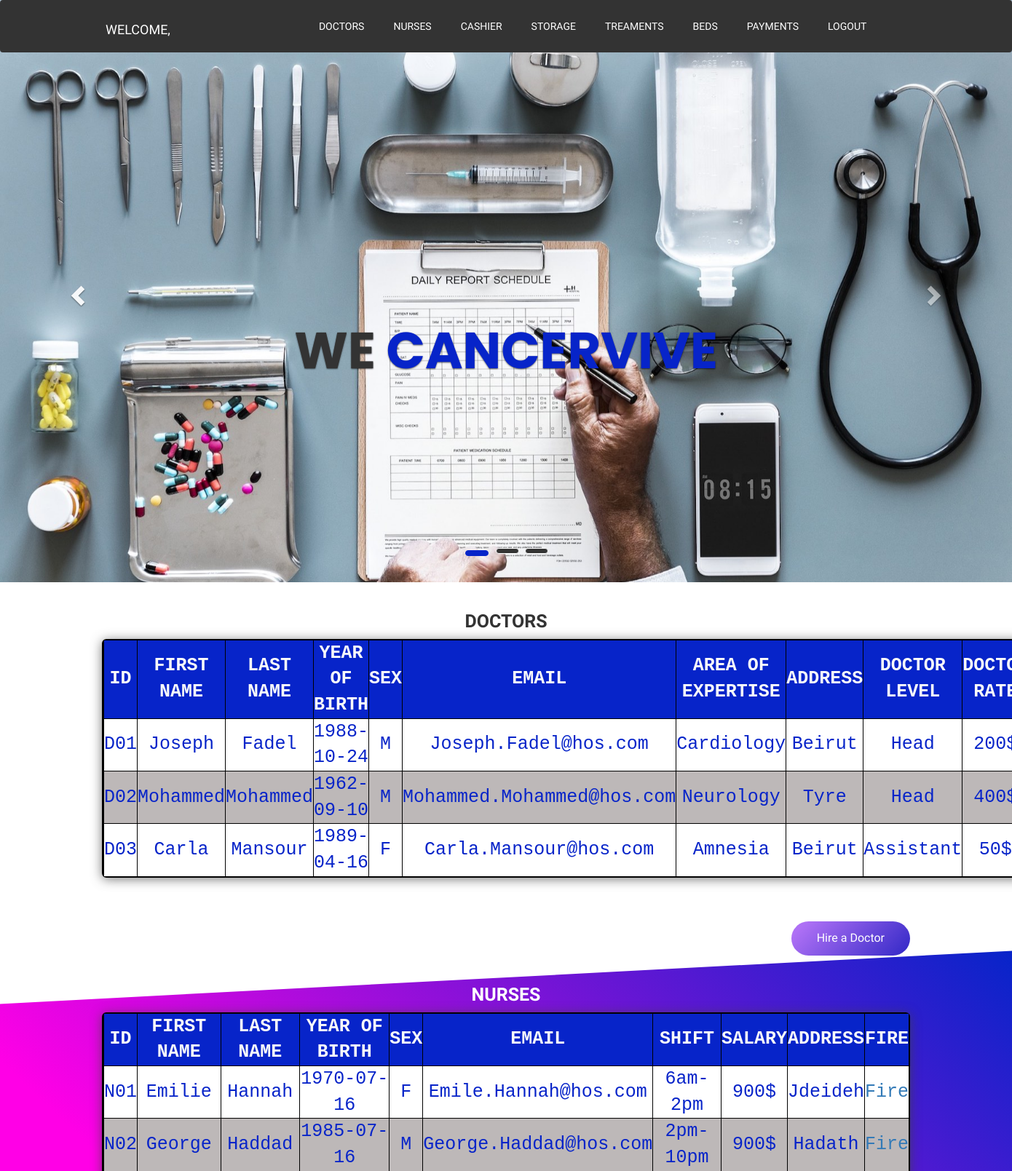
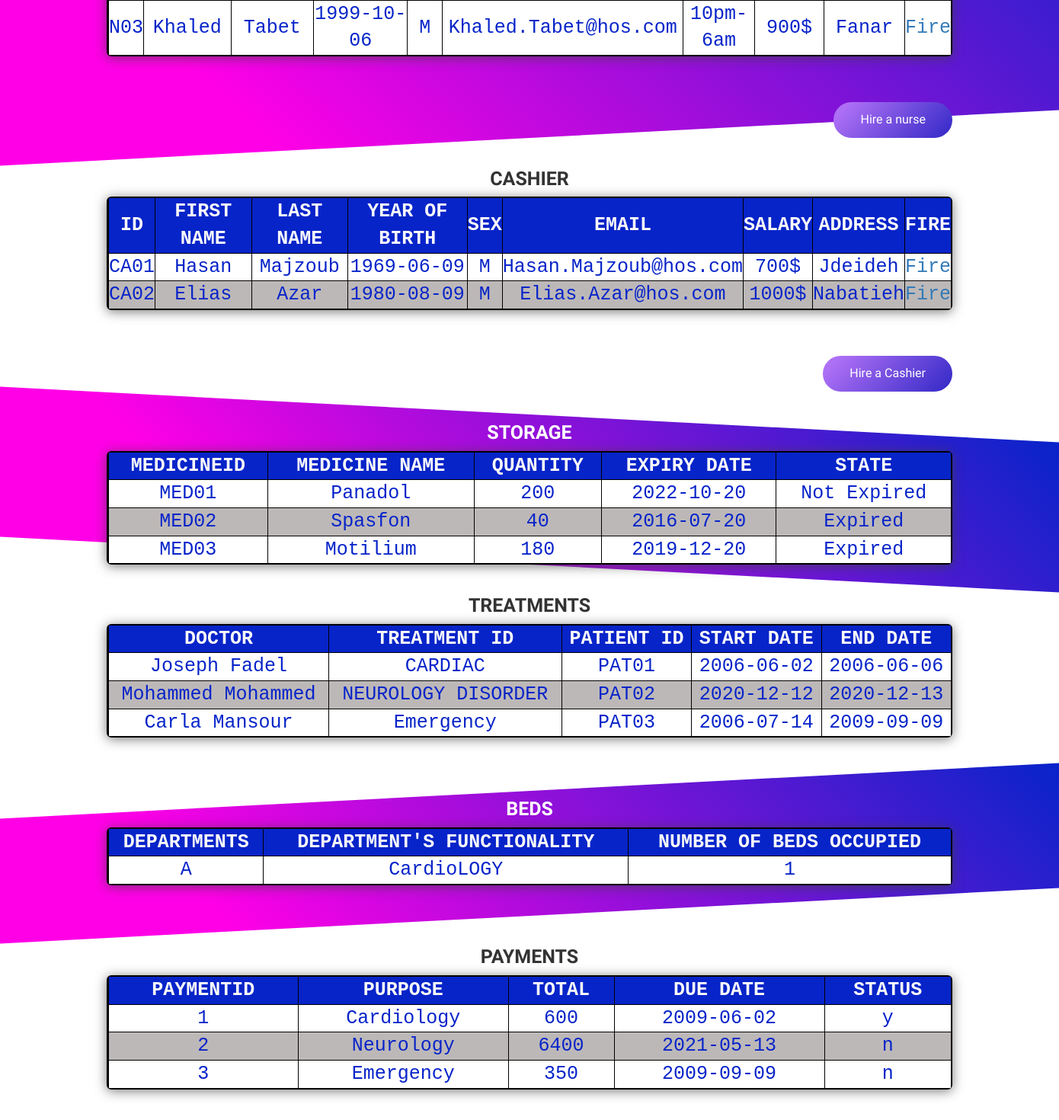
Screenshot of /manager2.php with the database file from the repository (2 pictures, top to bottom).
### tables this page shows
CREATE TABLE IF NOT EXISTS  DOCTOR
(
 docID VARCHAR(100) NOT NULL, CHECK (docID LIKE 'D%'),
 fname VARCHAR(20) NOT NULL, 
 lname VARCHAR(20) NOT NULL,
 password VARCHAR(20)NOT NULL DEFAULT 'asd',
 yearOfBirth DATE,  
 sex CHAR(1) DEFAULT 'F', CHECK (sex IN ('M','F','m','f')),
 email VARCHAR(400), CHECK( email LIKE '%@hos.com'),
 address VARCHAR(200),
 level_doc VARCHAR(50) DEFAULT 'ASSISTANT', CHECK( level_doc IN ('HEAD','ASSISTANT')),
 doctor_rate INT, CHECK ( (doctor_rate > 1) AND (doctor_rate <1000)),
 area_of_expertise VARCHAR(10), 

 PRIMARY KEY (docID)
);

CREATE TABLE IF NOT EXISTS  NURSE
(
 nurseID VARCHAR(3) NOT NULL, CHECK(nurseID LIKE 'N%'),
 fname VARCHAR(20) NOT NULL, 
 lname VARCHAR(20) NOT NULL,
 password VARCHAR(20)NOT NULL DEFAULT 'asd',
 yearOfBirth DATE, 
 sex CHAR(1) DEFAULT 'F', CHECK (sex IN ('M','F','m','f')),
 email VARCHAR(400), CHECK( email LIKE '%@hos.com'),
 salary INT, CHECK( salary <= 1000000),
shift VARCHAR(8), CHECK(shift IN ('6am-2pm','2pm-10pm','10pm-6am')),
 address VARCHAR(200),

 
 PRIMARY KEY (nurseID)
);

CREATE TABLE IF NOT EXISTS CASHIER
(
 cashierID VARCHAR(100) NOT NULL, CHECK (cashierID LIKE 'CA%'),
 fname VARCHAR(20) NOT NULL, 
 lname VARCHAR(20) NOT NULL,
 password VARCHAR(20)NOT NULL DEFAULT 'asd',
 yearOfBirth DATE,  
 sex CHAR(1) DEFAULT 'F', CHECK (sex IN ('M','F','m','f')),
 email VARCHAR(400), CHECK( email LIKE '%@hos.com'),
 salary INT, CHECK( salary <= 1000000),
 address VARCHAR(200),
 
 PRIMARY KEY(cashierID)
);

CREATE TABLE IF NOT EXISTS MEDICINE
(
medicineID VARCHAR(100) NOT NULL, CHECK (medicineID LIKE 'ME%'),
medicineName VARCHAR(20) NOT NULL,
quantity INT DEFAULT 10, CHECK (quantity <=1000),
expiryDate DATE,  

storageID VARCHAR(3), 
CONSTRAINT fk_storage FOREIGN KEY (storageID) REFERENCES STORAGE(storageID),

PRIMARY KEY (medicineID)
);

CREATE TABLE IF NOT EXISTS PROVIDES
(
startDate DATE,
endDate DATE, CHECK (endDate >= startDate),

docID VARCHAR(100),
CONSTRAINT fk_doc1 FOREIGN KEY (docID) REFERENCES DOCTOR(docID),

treatmentID VARCHAR(100),
CONSTRAINT fk_treatment FOREIGN KEY (treatmentID) REFERENCES TREATMENT(treatmentID),

patientID VARCHAR(100),
CONSTRAINT fk_patient FOREIGN KEY (patientID) REFERENCES PATIENT(patientID),

PRIMARY KEY(docID,treatmentID,patientID,startDate)

);

CREATE TABLE IF NOT EXISTS TREATMENT
(
treatmentID VARCHAR(4) NOT NULL, CHECK(treatmentID LIKE 'T%'),
name VARCHAR(100)NOT NULL,
duration DECIMAL(5,1),  
price DECIMAL(5,1),

PRIMARY KEY (treatmentID)

);

CREATE TABLE IF NOT EXISTS PAYMENT
(
paymentID int NOT NULL AUTO_INCREMENT,
purpose VARCHAR(100),
total DECIMAL(5,2) ,
datePaid DATE,
processed VARCHAR(1), CHECK( processed IN ('Y','y','n','N')),

PRIMARY KEY (paymentID),

docID VARCHAR(100),
CONSTRAINT fk_doctor3 FOREIGN KEY (docID) REFERENCES DOCTOR(docID),
treatmentID VARCHAR(100),
CONSTRAINT fk_treatment2 FOREIGN KEY (treatmentID) REFERENCES TREATMENT(treatmentID)

);

### manager2.php (the view, shortened to what this page needs)
<?php
include "config.php";
$id=$_SESSION['managerID'];
?>
<!doctype html>
<html lang="en">
<head>
  <link rel="stylesheet" href="https://maxcdn.bootstrapcdn.com/bootstrap/4.0.0/css/bootstrap.min.css"
>
  <link href="https://cdnjs.cloudflare.com/ajax/libs/twitter-bootstrap/3.3.7/css/bootstrap.min.css" rel="stylesheet">
  <link href="https://cdnjs.cloudflare.com/ajax/libs/animate.css/3.6.2/animate.min.css" rel="stylesheet">
  <link href="https://s3-us-west-2.amazonaws.com/s.cdpn.io/78060/animate.min.css" rel="stylesheet" type="text/css">
  <link href="https://cdnjs.cloudflare.com/ajax/libs/baguettebox.js/1.10.0/baguetteBox.min.css" rel="stylesheet">
  <link rel="stylesheet" href="animate.css">
  <link rel="stylesheet" href="manager2.css">
</head>
<body>
  <header>
    <nav class="navbar navbar-expand-lg navbar-dark navbar-custom fixed-top" id="mainNav">
      <div class="container">
        <a class="navbar-brand js-scroll-trigger" style="background-color: #333 !important;" href="#page-top">
          <span class="logo" style="margin-right:10vw; text-transform: uppercase; font-size:;">WELCOME, <?php
          $result = mysqli_query($con,"select fname, lname from manager where managerID='".$id."'");
          while($row = $result->fetch_assoc()) {
            echo  $row["fname"]." " .$row["lname"] ;
            };?></span>
        </a>
        <div class="collapse navbar-collapse" id="navbarResponsive">
          <ul class="navbar-nav text-uppercase ml-auto">
            <li class="nav-item">
              <a class="nav-link js-scroll-trigger" href="#Doctors">Doctors</a>
            </li>
            <li class="nav-item">
              <a class="nav-link js-scroll-trigger" href="#Nurses">Nurses</a>
            </li>
            <li class="nav-item">
              <a class="nav-link js-scroll-trigger" href="#Cashier">Cashier</a>
            </li>
            <li class="nav-item">
              <a class="nav-link js-scroll-trigger" href="#Storage">Storage</a>
            </li>
            <li class="nav-item">
              <a class="nav-link js-scroll-trigger" href="#Treatments">Treaments</a>
            </li>
            <li class="nav-item">
              <a class="nav-link js-scroll-trigger" href="#Beds">Beds</a>
            </li>
            <li class="nav-item">
              <a class="nav-link js-scroll-trigger" href="#payments">Payments</a>
            </li>
            <li class="nav-item">
              <a class="nav-link js-scroll-trigger"  href="index.php">Logout</a>
            </li>
          </ul>
        </div>
      </div>
    </nav>
    <section id="home">
      <div id="carousel-example-generic" class="carousel slide" data-ride="carousel">
        <ol class="carousel-indicators">
          <li data-target="#carousel-example-generic" data-slide-to="0" class="active"></li>
          <li data-target="#carousel-example-generic" data-slide-to="1"></li>
          <li data-target="#carousel-example-generic" data-slide-to="2"></li>
        </ol>
        <div class="carousel-inner" role="listbox">
          <div class="item active">
            <div class="banner" style="background-image: url(img/manager.jpg);"></div>
            <div class="carousel-caption">
              <h2 class="animated bounceInRight" style="animation-delay: 1s">We <span>CANCERVIVE</span></h2>
            </div>
          </div>
        </div>
        <a class="left carousel-control" href="#carousel-example-generic" role="button" data-slide="prev">
          <span class="glyphicon glyphicon-chevron-left" aria-hidden="true"></span>
        </a>
        <a class="right carousel-control" href="#carousel-example-generic" role="button" data-slide="next">
          <span class="glyphicon glyphicon-chevron-right" aria-hidden="true"></span>
        </a>
      </div>
    </section>
  </header>
  <section class="mt-5 page-section " id="Doctors">
    <div class="container">
      <div class="text-center">
        <h2 class="section-heading text-uppercase font-weight-bold">Doctors</h2>
      </div>
                <div class="wrapper wow slideInRight" data-wow-duration="1s" style=" overflow: scroll;
    overflow: auto;">
                        <table>
            <tr>
            <th>ID</th>
            <th>First Name</th>
            <th>Last Name</th>
            <th>Year Of Birth</th>
            <th>Sex</th>
            <th>Email</th>
            <th>Area Of expertise</th>
            <th>Address</th>
            <th>Doctor Level</th>
            <th>Doctor Rate</th>
            </tr>
            <?php
            $sql = "SELECT*FROM doctor";
            $result = $con->query($sql);
            while($row = $result->fetch_assoc()) {
            echo "<tr><td>" . $row["docID"]. "</td><td>" . $row["fname"]. "</td><td>" . $row["lname"] .  "</td><td>" . $row["yearOfBirth"]. "</td><td>" . $row["sex"]. "</td><td>" . $row["email"] .  "</td><td>" .$row["area_of_expertise"]. "</td><td>" . $row["address"]. "</td><td>" . $row["level_doc"] . "</td><td>" . $row["doctor_rate"]."$". "</td>";?>
            <td><a href="deletedoctor.php?docID=<?php echo $row['docID']; ?>">Fire</a></td></tr><?php
            }
            ?>
            </table>
            <form action="manager2.php" method="post">
				<br><br>
				<br>
				<button class="hire" type="submit" name="hiredoctor">Hire a Doctor</button>
			</form>
    </div>
  </section>
    <section class="mt-5 page-section" id="Nurses" style="background-image: linear-gradient(
-315deg, #ff00e6 20%, #0724c9); transform:skewY(-3deg); ">
    <div class="container" style="transform:skewY(3deg); ">
                <div class="text-center" >
                    <h2 class="section-heading text-uppercase font-weight-bold " style="color:white !important;" >Nurses</h2>
                </div>
                <div class="wrapper wow slideInLeft" data-wow-duration="1s" style=" overflow: scroll;
                    overflow: auto;">
                        <table >
            <tr>
            <th>ID</th>
            <th>First Name</th>
            <th>Last Name</th>
            <th>Year Of Birth</th>
            <th>Sex</th>
            <th>Email</th>
            <th>Shift</th>
            <th>Salary</th>
            <th>Address</th>
            <th>Fire</th>
            </tr>
            <?php
            $sql = "SELECT *FROM nurse ";
            $result = $con->query($sql);
            while($row = $result->fetch_assoc()) {
              echo "<tr><td>" . $row["nurseID"]. "</td><td>" . $row["fname"]. "</td><td>" . $row["lname"] .  "</td><td>" . $row["yearOfBirth"]. "</td><td>" . $row["sex"]. "</td><td>" . $row["email"] .  "</td><td>" .$row["shift"]. "</td><td>" . $row["salary"] . "$". "</td><td>" . $row["address"]. "</td>";?>
              <td><a href="deletenurse.php?id=<?php echo $row['nurseID']; ?>">Fire</a></td></tr><?php
              }
            ?>
            </table>
            <form action="manager2.php" method="post">
				<br><br>
				<br>
				<button class="hire" type="submit" name="hirenurse">Hire a nurse</button>
			</form>
        </div>
        </div>
                </section>
  <section class="mt-5 page-section" id="Cashier" >
    <div class="container" >
                <div class="text-center" >
                    <h2 class="section-heading text-uppercase font-weight-bold"   >Cashier</h2>
                </div>
                <div class="wrapper wow slideInRight" data-wow-duration="1s" style=" overflow: scroll;
                    overflow: auto;">
                        <table >
                        <tr>
            <th>ID</th>
            <th>First Name</th>
            <th>Last Name</th>
            <th>Year Of Birth</th>
            <th>Sex</th>
            <th>Email</th>
            <th>Salary</th>
            <th>Address</th>
            <th>Fire</th>
            </tr>
            <?php
            $sql = "SELECT * FROM cashier";
            $result = $con->query($sql);
            while($row = $result->fetch_assoc()) {
              echo "<tr><td>" . $row["cashierID"]. "</td><td>" . $row["fname"]. "</td><td>" . $row["lname"] .  "</td><td>" . $row["yearOfBirth"]. "</td><td>" . $row["sex"]. "</td><td>" . $row["email"] .  "</td><td>". $row["salary"] . "$". "</td><td>" . $row["address"]. "</td>";?>
              <td><a href="deletecashier.php?id=<?php echo $row['cashierID']; ?>">Fire</a></td></tr><?php
              }
              ?>
            </table>
            <form action="manager2.php" method="post">
				<br><br>
				<br>
				<button class="hire" type="submit" name="hirecashier">Hire a Cashier</button>
			</form>
        </div>
        </div>
                </section>
     <section class="mt-5 page-section " id="Storage" style="background-image: linear-gradient(
-315deg, #ff00e6 20%, #0724c9); transform:skewY(3deg);z-index:-1;">
    <div class="container" style="transform:skewY(-3deg);">
                <div class="text-center" >
                    <h2 class="section-heading text-uppercase font-weight-bold" style="color:white !important;" >Storage</h2>
                </div>
                <div class="wrapper wow slideInLeft" data-wow-duration="1s" style=" overflow: scroll;
                    overflow: auto;">
                        <table >
            <tr>
            <th>MedicineID</th>
            <th>Medicine Name</th>
            <th>Quantity</th>
            <th>Expiry Date</th>
            <th>State</th>
            </tr>
            <?php
            $sql = "SELECT * FROM MEDICINE ";
            $result = $con->query($sql);
            $mysqltime = date('Y-m-d');
            while($row = $result->fetch_assoc()) {
            echo "<tr><td>" . $row["medicineID"]. "</td><td>" . $row["medicineName"]. "</td><td>" . $row["quantity"] . "</td><td>" . $row["expiryDate"] . "</td>";
                if ($mysqltime<$row["expiryDate"]){
                  echo   "<td>" . "Not Expired" . "</td></tr>";
                }else{
                    echo   "<td>" . "Expired" . "</td></tr>";
                }
            }
            ?>
            </table>
        </div>
        </div>
                </section>
  <section class="mt-5 page-section" id="Treatments" >
    <div class="container" >
                <div class="text-center" >
                    <h2 class="section-heading text-uppercase font-weight-bold"  >Treatments</h2>
                </div>
                <div class="wrapper wow slideInRight" data-wow-duration="1s" style=" overflow: scroll;
                    overflow: auto;">
                        <table >
                        <tr>
            <th>Doctor</th>
            <th>Treatment ID</th>
            <th>Patient ID</th>
            <th>Start Date</th>
            <th>End Date</th>
            </tr>
            <?php
            $sql = "SELECT * FROM PROVIDES NATURAL JOIN DOCTOR NATURAL JOIN TREATMENT ";
            $result = $con->query($sql);
            while($row = $result->fetch_assoc()) {
              echo "<tr><td>" . $row["fname"]. " " . $row["lname"]. "</td><td>" . $row["name"] .  "</td><td>" . $row["patientID"]. "</td><td>" . $row["startDate"] .  "</td><td>". $row["endDate"] . "</td></tr>";
              }
              ?>
            </table>
        </div>
        </div>
                </section>
  <section class="mt-5 page-section " id="Beds" style="background-image: linear-gradient(
-315deg, #ff00e6 20%, #0724c9); transform:skewY(-3deg); ">
    <div class="container" style="transform:skewY(3deg); ">
                <div class="text-center" >
                    <h2 class="section-heading text-uppercase font-weight-bold" style="color:white !important;" >Beds</h2>
                </div>
                <div class="wrapper wow slideInLeft" data-wow-duration="1s" style=" overflow: scroll;
                    overflow: auto;">
                        <table >
            <tr>
            <th>Departments</th>
            <th>Department's Functionality</th>
            <th>Number of Beds Occupied</th>
            </tr>
            <?php
            $sql = "SELECT departmentID,depFunctionality,COUNT(bedID) FROM ROOM NATURAL JOIN BED NATURAL JOIN DEPARTMENT NATURAL JOIN OCCUPIES WHERE status='F' AND startDate<=CURRENT_DATE() AND endDate>=CURRENT_DATE() GROUP BY departmentID ";
            $result = $con->query($sql);
            while($row = $result->fetch_assoc()) {
              echo "<tr><td>" . $row["departmentID"]. "</td><td>" . $row["depFunctionality"]. "</td><td>" . $row["COUNT(bedID)"]."</td></tr>";
              }
            ?>
            </table>
      <br>
				<br>
        </div>
        </div>
                </section>
             <section class="mt-5 page-section w" id="payments" >
    <div class="container" >
                <div class="text-center" >
                    <h2 class="section-heading text-uppercase font-weight-bold "  >Payments</h2>
                </div>
                <div class="wrapper wow slideInRight" data-wow-duration="1s" style=" overflow: scroll;
                    overflow: auto;">
                            <table>
            <tr>
            <th>PaymentID</th>
            <th>Purpose</th>
            <th>Total</th>
            <th>Due Date</th>
            <th>Status</th>
            </tr>
            <?php
           $sql = "SELECT * FROM PAYMENT P NATURAL JOIN TREATMENT T NATURAL JOIN DOCTOR D WHERE P.docID=D.docID AND P.treatmentID=T.treatmentID  ";
            $result = $con->query($sql);
            while($row = $result->fetch_assoc()) {
            echo "<tr><td>" . $row["paymentID"]. "</td><td>" . $row["purpose"]. "</td><td>" . $row["price"]+$row["doctor_rate"] ."</td><td>" .  $row["datePaid"]."</td><td>" .  $row["processed"]. "</td></tr>";
            }
            ?>
            </table>
        </div>
        </div>
                </section>
</body>
</html>

### rows the page displays
doctor: docID "D01", fname "Joseph", lname "Fadel", yearOfBirth "1988-10-24", sex "M", email "Joseph.Fadel@hos.com", area_of_expertise "Cardiology", address "Beirut", level_doc "Head", doctor_rate "200"
doctor: docID "D02", fname "Mohammed", lname "Mohammed", yearOfBirth "1962-09-10", sex "M", email "Mohammed.Mohammed@hos.com", area_of_expertise "Neurology", address "Tyre", level_doc "Head", doctor_rate "400"
doctor: docID "D03", fname "Carla", lname "Mansour", yearOfBirth "1989-04-16", sex "F", email "Carla.Mansour@hos.com", area_of_expertise "Amnesia", address "Beirut", level_doc "Assistant", doctor_rate "50"
nurse: nurseID "N01", fname "Emilie", lname "Hannah", yearOfBirth "1970-07-16", sex "F", email "Emile.Hannah@hos.com", shift "6am-2pm", salary "900", address "Jdeideh"
nurse: nurseID "N02", fname "George", lname "Haddad", yearOfBirth "1985-07-16", sex "M", email "George.Haddad@hos.com", shift "2pm-10pm", salary "900", address "Hadath"
nurse: nurseID "N03", fname "Khaled", lname "Tabet", yearOfBirth "1999-10-06", sex "M", email "Khaled.Tabet@hos.com", shift "10pm-6am", salary "900", address "Fanar"
cashier: cashierID "CA01", fname "Hasan", lname "Majzoub", yearOfBirth "1969-06-09", sex "M", email "Hasan.Majzoub@hos.com", salary "700", address "Jdeideh"
cashier: cashierID "CA02", fname "Elias", lname "Azar", yearOfBirth "1980-08-09", sex "M", email "Elias.Azar@hos.com", salary "1000", address "Nabatieh"
medicine: medicineID "MED01", medicineName "Panadol", quantity "200", expiryDate "2022-10-20", shows "Not Expired"
medicine: medicineID "MED02", medicineName "Spasfon", quantity "40", expiryDate "2016-07-20", shows "Expired"
medicine: medicineID "MED03", medicineName "Motilium", quantity "180", expiryDate "2019-12-20", shows "Expired"
provides: docID.fname "Joseph", docID.lname "Fadel", treatmentID.name "CARDIAC", patientID "PAT01", startDate "2006-06-02", endDate "2006-06-06"
provides: docID.fname "Mohammed", docID.lname "Mohammed", treatmentID.name "NEUROLOGY DISORDER", patientID "PAT02", startDate "2020-12-12", endDate "2020-12-13"
provides: docID.fname "Carla", docID.lname "Mansour", treatmentID.name "Emergency", patientID "PAT03", startDate "2006-07-14", endDate "2009-09-09"
payment: paymentID "1", purpose "Cardiology", $row["price"]+$row["doctor_rate"] "600", datePaid "2009-06-02", processed "y"
payment: paymentID "2", purpose "Neurology", $row["price"]+$row["doctor_rate"] "6400", datePaid "2021-05-13", processed "n"
payment: paymentID "3", purpose "Emergency", $row["price"]+$row["doctor_rate"] "350", datePaid "2009-09-09", processed "n"

### other values shown
$row["departmentID"] "A"
$row["depFunctionality"] "CardioLOGY"
$row["COUNT(bedID)"] "1"
